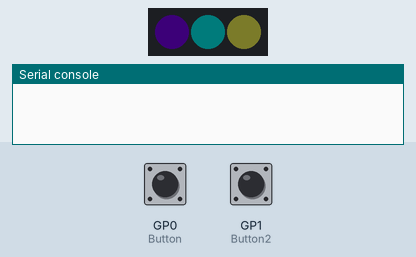
The program below on a simulated Raspberry Pi Pico running MicroPython. On the bench: 3 RGB LEDs in strip order, left to right, the last lines printed to the serial console. The inputs (shaded band) are chosen by the test bench; at power-on: GP0 (Button) LOW, GP1 (Button2) LOW. Dim RGB values are drawn brighter than linear; random numbers come from a fixed seed.

Above: at 0.2 s.
At 1.2 s:
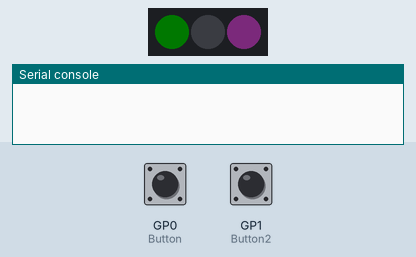
1.3 s: GP0 (Button) pulled HIGH for 0.5 s
At 1.8 s:
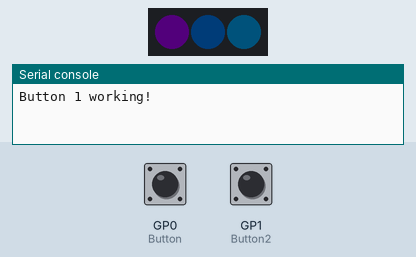
Timing chart, 0 to 24.3 s (numbered marks = the images above; inputs shaded):
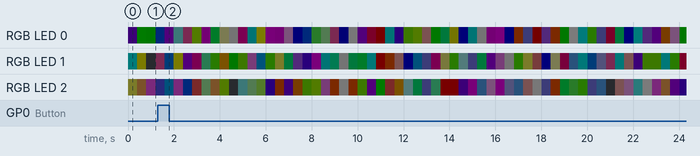

The program:

main.py
```python
import machine, neopixel
import random,  time

Button = machine.Pin(0, machine.Pin.IN, machine.Pin.PULL_DOWN)
Button2 = machine.Pin(1, machine.Pin.IN, machine.Pin.PULL_DOWN)

NeoP = neopixel.NeoPixel(machine.Pin(3), 3)


mx = 3
while True:
    NeoP[0] = (random.randint(0, mx), random.randint(0, mx), random.randint(0, mx))
    NeoP[1] = (random.randint(0, mx), random.randint(0, mx), random.randint(0, mx))
    NeoP[2] = (random.randint(0, mx), random.randint(0, mx), random.randint(0, mx))
    NeoP.write()

    #Note, this is a terrible way of getting button input as it relys on the state of the
    # loop at the time of the button press. It is only useful as a way to prove the buttons
    # are connected properly
    if Button.value():
        print("Button 1 working!")
    elif Button2.value():
        print("Button 2 working!")
    time.sleep(0.4)
```
